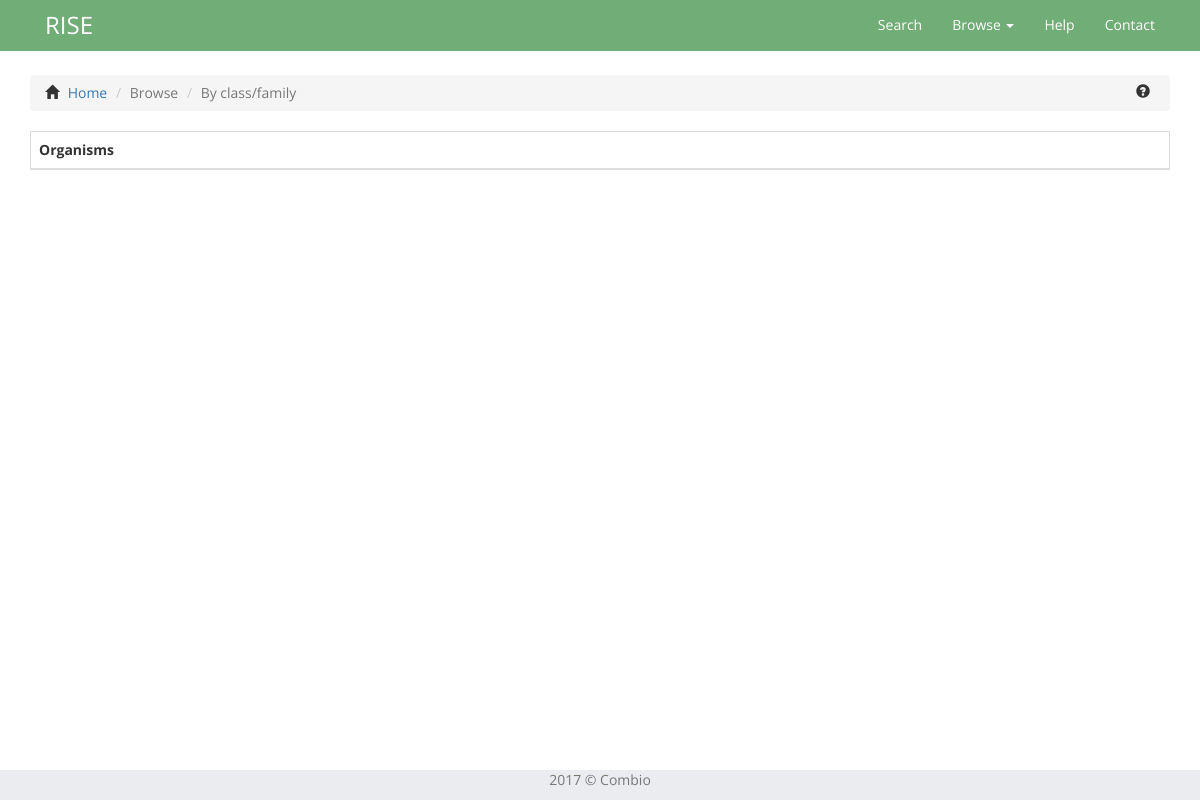
Before: /browser/class/family/Glycine/ with the older database file.
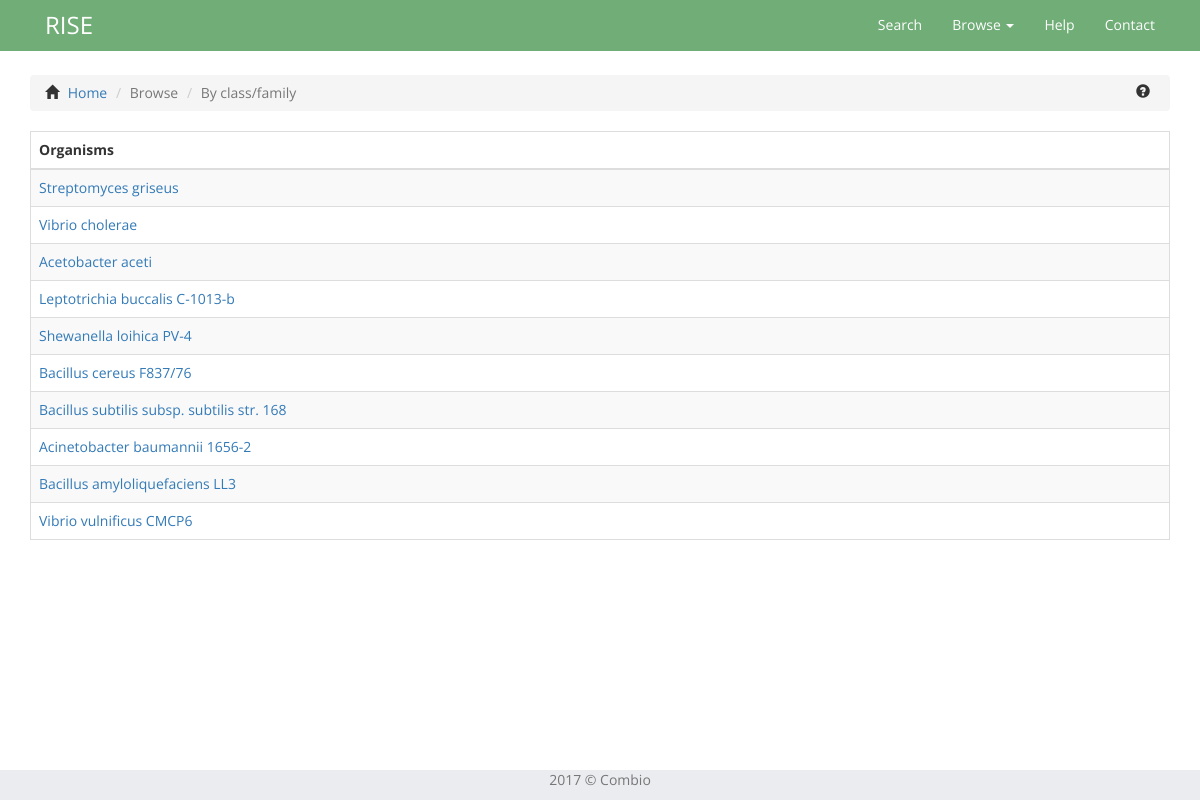
After: the same page with the newer database file.
### database/models.py (models this page shows, shortened)
class Organism(models.Model):
	scientific_name = models.CharField('nazwa_naukowa', max_length = 250) #, primary_key = True)
	common_name = models.CharField('nazwa_zwyczajowa', max_length = 250)
	accession_number = models.CharField('numer_dostepu', max_length = 30) # ID build jako nazwa genomu
	build_id = models.CharField('numer_dostepu', max_length = 30, primary_key = True) ### !!! NEW !!! ###
	taxonomy = models.OneToOneField('Taxonomy', null = True) ### !!! NEW !!! ###

### database/views.py (the view)
# urls.py: url(r'^browser/class/family/(?P<family>([-\w\s.()_/])+)/$', views.class_family_details, name='class_family_details'),
def class_family_details(request, family):
    families_list = []
    for e in Record.objects.all():
        if e.family != None:
            if family == e.family.name:
                organism = e.gene.organism.scientific_name
                families_list.append(organism)
    context = {
        'families_list': set(families_list),
    }
    return render(request, 'database/class_family_details.html', context)

### database/templates/database/class_family_details.html (shortened to what this page needs)
{% extends 'database/base.html' %}
{% load static %}
{% block css_plugins %}
<link rel="stylesheet" type="text/css" href="{% static "database/plugins/datatables/styles/datatables.bootstrap.min.css" %}">
{% endblock %}
{% block content %}
<div class="container">
  <div class="bs-example">
    <ul class="breadcrumb">
      <span class="glyphicon glyphicon-home"></span>
      <li><a href="{% url 'database:index' %}">Home</a></li>
      <li class="active">Browse</li>
      <li class="active">By class/family</li>
      <span data-toggle="popover" class="glyphicon glyphicon-question-sign glyphicon-help pull-right" title="Class/family browsing results" data-content="On this page you see a table of riboswitches, which are results of your browsing." data-trigger="hover" data-placement="left"></span>
    </ul>
  </div>
  <div class="dataTables wrapper form-inline dt-bootstrap no-footer">
    <div class="col-xs-12" id="table_wrapper">
      <table id="family-table" class="table table-striped table-bordered" cellspacing="0" width="100%">
        <thead>
          <tr>
            <th>Organisms</th>
          </tr>
        </thead>
        <tbody>
          {% for detail in families_list %}
            <tr role="row">
              <td><a href="{% url 'database:organism_details' detail %}">{{ detail }}</a></td>
            </tr>
          {% endfor %}
        </tbody>
      </table>
    </div>
  </div>
</div>
{% endblock %}

Changed rows visible on the page:
added Organism: families_list "Streptomyces griseus"
added Organism: families_list "Vibrio cholerae"
added Organism: families_list "Acetobacter aceti"
added Organism: families_list "Leptotrichia buccalis C-1013-b"
added Organism: families_list "Shewanella loihica PV-4"
added Organism: families_list "Bacillus cereus F837/76"
added Organism: families_list "Bacillus subtilis subsp. subtilis str. 168"
added Organism: families_list "Acinetobacter baumannii 1656-2"
added Organism: families_list "Bacillus amyloliquefaciens LL3"
added Organism: families_list "Vibrio vulnificus CMCP6"
